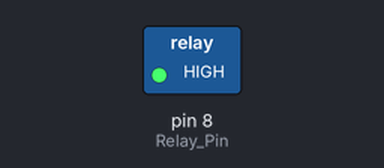
Recording of a sketch running on a simulated Arduino Uno, built with avr-gcc and run on an emulated ATmega328P. On the bench: switched loads named in the sketch (green lamp = pin HIGH). Dashed ring = blinking.

Above: at 0.5 s.
Timing chart, 0 to 4.6 s (numbered marks = the images above):
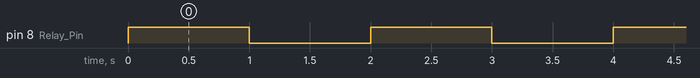

The sketch:

02_Test_SSR_Relay.ino
```cpp
int Relay_Pin = 8; // Pin connected to the SSR relay

void setup() {
  // put your setup code here, to run once:
  pinMode(Relay_Pin, OUTPUT);

}

void loop() {
  // put your main code here, to run repeatedly:
    digitalWrite(Relay_Pin, HIGH); // Turn on the relay
    delay(1000); // Wait for 1 second
    digitalWrite(Relay_Pin, LOW); // Turn off the relay
    delay(1000); // Wait for 1 second
}
```

Measured:
- by itself, pin 8 (Relay_Pin): alternates HIGH for 1.0 s and LOW for 1.0 s
